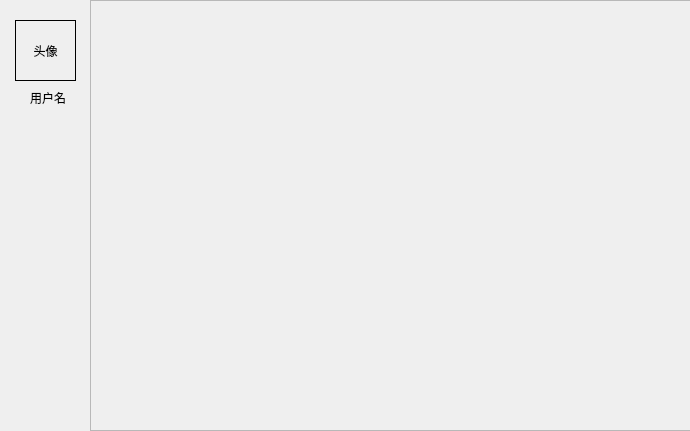
<?xml version="1.0" encoding="UTF-8"?>
<ui version="4.0">
 <class>MainWindow</class>
 <widget class="QMainWindow" name="MainWindow">
  <property name="geometry">
   <rect>
    <x>0</x>
    <y>0</y>
    <width>690</width>
    <height>431</height>
   </rect>
  </property>
  <property name="windowTitle">
   <string>MainWindow</string>
  </property>
  <widget class="QWidget" name="centralwidget">
   <widget class="QPushButton" name="pushButton_3">
    <property name="geometry">
     <rect>
      <x>0</x>
      <y>340</y>
      <width>91</width>
      <height>91</height>
     </rect>
    </property>
    <property name="cursor">
     <cursorShape>PointingHandCursor</cursorShape>
    </property>
    <property name="styleSheet">
     <string notr="true"/>
    </property>
    <property name="text">
     <string/>
    </property>
    <property name="icon">
     <iconset resource="source.qrc">
      <normaloff>:/picture/user_info.png</normaloff>:/picture/user_info.png</iconset>
    </property>
    <property name="iconSize">
     <size>
      <width>35</width>
      <height>35</height>
     </size>
    </property>
    <property name="flat">
     <bool>true</bool>
    </property>
   </widget>
   <widget class="QScrollArea" name="scrollArea">
    <property name="geometry">
     <rect>
      <x>90</x>
      <y>0</y>
      <width>601</width>
      <height>431</height>
     </rect>
    </property>
    <property name="widgetResizable">
     <bool>true</bool>
    </property>
    <widget class="QWidget" name="scrollAreaWidgetContents">
     <property name="geometry">
      <rect>
       <x>0</x>
       <y>0</y>
       <width>599</width>
       <height>429</height>
      </rect>
     </property>
    </widget>
   </widget>
   <widget class="QLabel" name="label_2">
    <property name="geometry">
     <rect>
      <x>30</x>
      <y>90</y>
      <width>41</width>
      <height>16</height>
     </rect>
    </property>
    <property name="text">
     <string>用户名</string>
    </property>
   </widget>
   <widget class="QPushButton" name="pushButton">
    <property name="geometry">
     <rect>
      <x>0</x>
      <y>160</y>
      <width>91</width>
      <height>91</height>
     </rect>
    </property>
    <property name="cursor">
     <cursorShape>PointingHandCursor</cursorShape>
    </property>
    <property name="styleSheet">
     <string notr="true"/>
    </property>
    <property name="text">
     <string/>
    </property>
    <property name="icon">
     <iconset resource="source.qrc">
      <normaloff>:/picture/good.png</normaloff>:/picture/good.png</iconset>
    </property>
    <property name="iconSize">
     <size>
      <width>40</width>
      <height>40</height>
     </size>
    </property>
    <property name="flat">
     <bool>true</bool>
    </property>
   </widget>
   <widget class="QPushButton" name="pushButton_2">
    <property name="geometry">
     <rect>
      <x>0</x>
      <y>250</y>
      <width>91</width>
      <height>91</height>
     </rect>
    </property>
    <property name="cursor">
     <cursorShape>PointingHandCursor</cursorShape>
    </property>
    <property name="styleSheet">
     <string notr="true"/>
    </property>
    <property name="text">
     <string/>
    </property>
    <property name="icon">
     <iconset resource="source.qrc">
      <normaloff>:/picture/cart.png</normaloff>:/picture/cart.png</iconset>
    </property>
    <property name="iconSize">
     <size>
      <width>40</width>
      <height>40</height>
     </size>
    </property>
    <property name="flat">
     <bool>true</bool>
    </property>
   </widget>
   <widget class="QLabel" name="label_head">
    <property name="geometry">
     <rect>
      <x>15</x>
      <y>20</y>
      <width>61</width>
      <height>61</height>
     </rect>
    </property>
    <property name="styleSheet">
     <string notr="true">border-color: rgb(0, 0, 0);</string>
    </property>
    <property name="frameShape">
     <enum>QFrame::Panel</enum>
    </property>
    <property name="text">
     <string>头像</string>
    </property>
    <property name="alignment">
     <set>Qt::AlignCenter</set>
    </property>
   </widget>
   <widget class="QPushButton" name="pushButton_4">
    <property name="geometry">
     <rect>
      <x>10</x>
      <y>15</y>
      <width>70</width>
      <height>70</height>
     </rect>
    </property>
    <property name="cursor">
     <cursorShape>PointingHandCursor</cursorShape>
    </property>
    <property name="text">
     <string/>
    </property>
    <property name="flat">
     <bool>true</bool>
    </property>
   </widget>
   <zorder>pushButton_3</zorder>
   <zorder>label_2</zorder>
   <zorder>pushButton</zorder>
   <zorder>pushButton_2</zorder>
   <zorder>label_head</zorder>
   <zorder>pushButton_4</zorder>
   <zorder>scrollArea</zorder>
  </widget>
  <widget class="QMenuBar" name="menubar">
   <property name="geometry">
    <rect>
     <x>0</x>
     <y>0</y>
     <width>690</width>
     <height>21</height>
    </rect>
   </property>
  </widget>
 </widget>
 <resources>
  <include location="source.qrc"/>
 </resources>
 <connections/>
</ui>
